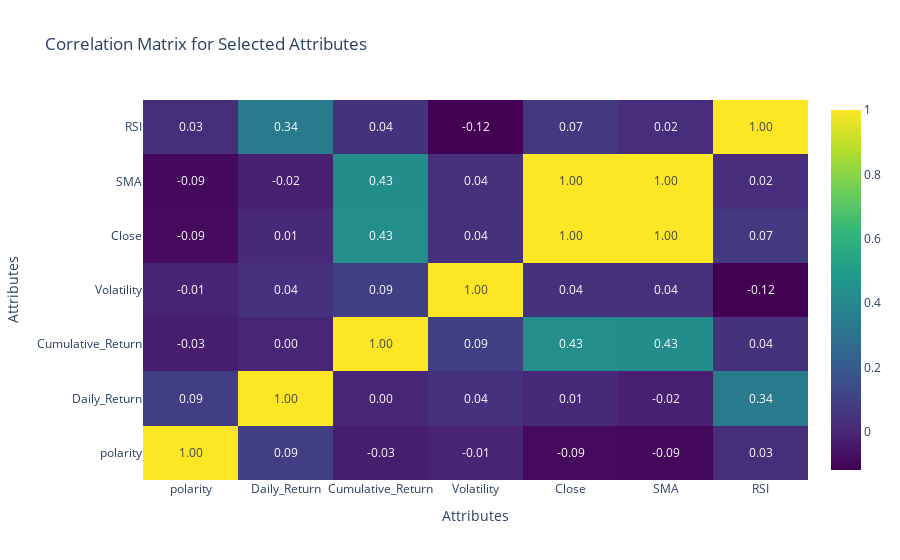

Notebook code cell kept with this figure:
### Code cell
result.correl_selected_attributes()

### Figure 1 — Plotly figure (JSON) as saved in the notebook; plotly's stock layout.template omitted (floating-point values rounded to 4 significant figures)
{"data": [{"colorscale": [[0, "#440154"], [0.1111, "#482878"], [0.2222, "#3e4989"], [0.3333, "#31688e"], [0.4444, "#26828e"], [0.5556, "#1f9e89"], [0.6667, "#35b779"], [0.7778, "#6ece58"], [0.8889, "#b5de2b"], [1, "#fde725"]], "hoverinfo": "text", "text": [[1, 0.08991, -0.02832, -0.007318, -0.08925, -0.09328, 0.02827], [0.08991, 1, 0.0003541, 0.04204, 0.005843, -0.01835, 0.339], [-0.02832, 0.0003541, 1, 0.09269, 0.43, 0.426, 0.04326], [-0.007318, 0.04204, 0.09269, 1, 0.0374, 0.03641, -0.1179], [-0.08925, 0.005843, 0.43, 0.0374, 1, 0.9958, 0.07043], [-0.09328, -0.01835, 0.426, 0.03641, 0.9958, 1, 0.02482], [0.02827, 0.339, 0.04326, -0.1179, 0.07043, 0.02482, 1]], "texttemplate": "%{text:.2f}", "type": "heatmap", "x": ["polarity", "Daily_Return", "Cumulative_Return", "Volatility", "Close", "SMA", "RSI"], "y": ["polarity", "Daily_Return", "Cumulative_Return", "Volatility", "Close", "SMA", "RSI"], "z": [[1, 0.08991, -0.02832, -0.007318, -0.08925, -0.09328, 0.02827], [0.08991, 1, 0.0003541, 0.04204, 0.005843, -0.01835, 0.339], [-0.02832, 0.0003541, 1, 0.09269, 0.43, 0.426, 0.04326], [-0.007318, 0.04204, 0.09269, 1, 0.0374, 0.03641, -0.1179], [-0.08925, 0.005843, 0.43, 0.0374, 1, 0.9958, 0.07043], [-0.09328, -0.01835, 0.426, 0.03641, 0.9958, 1, 0.02482], [0.02827, 0.339, 0.04326, -0.1179, 0.07043, 0.02482, 1]]}], "layout": {"title": {"text": "Correlation Matrix for Selected Attributes"}, "xaxis": {"title": {"text": "Attributes"}}, "yaxis": {"title": {"text": "Attributes"}}}}
